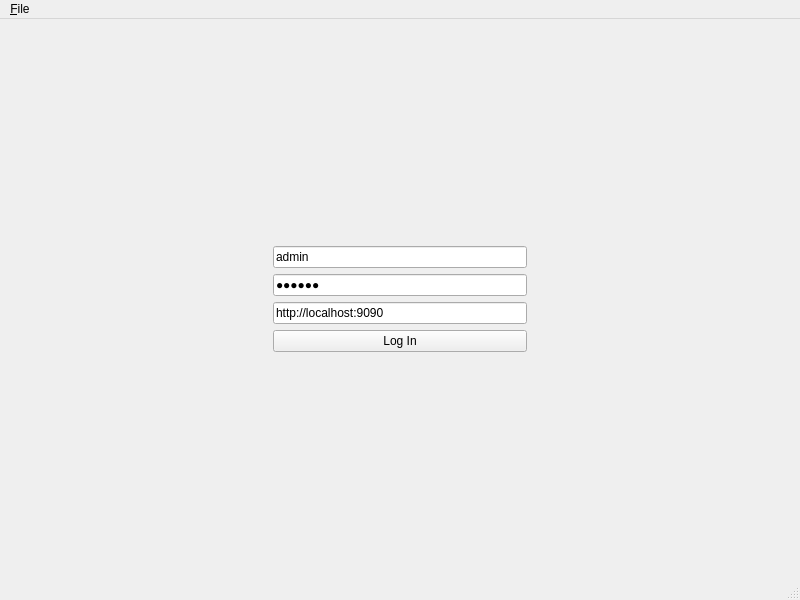
<?xml version="1.0" encoding="UTF-8"?>
<ui version="4.0">
 <class>MainWindow</class>
 <widget class="QMainWindow" name="MainWindow">
  <property name="geometry">
   <rect>
    <x>0</x>
    <y>0</y>
    <width>800</width>
    <height>600</height>
   </rect>
  </property>
  <property name="windowTitle">
   <string>MainWindow</string>
  </property>
  <widget class="QWidget" name="centralwidget">
   <layout class="QGridLayout" name="gridLayout">
    <item row="0" column="0">
     <widget class="QStackedWidget" name="stackedWidget">
      <property name="currentIndex">
       <number>1</number>
      </property>
      <widget class="QWidget" name="loggedIn">
       <layout class="QGridLayout" name="gridLayout_2">
        <item row="0" column="0">
         <widget class="QTabWidget" name="tabWidget">
          <property name="currentIndex">
           <number>1</number>
          </property>
          <widget class="QWidget" name="newEntry">
           <attribute name="title">
            <string>New Entry</string>
           </attribute>
          </widget>
          <widget class="QWidget" name="review">
           <attribute name="title">
            <string>Review</string>
           </attribute>
          </widget>
         </widget>
        </item>
       </layout>
      </widget>
      <widget class="QWidget" name="loggin">
       <layout class="QGridLayout" name="gridLayout_4">
        <item row="0" column="0">
         <layout class="QGridLayout" name="gridLayout_3">
          <item row="2" column="2">
           <spacer name="horizontalSpacer_2">
            <property name="orientation">
             <enum>Qt::Horizontal</enum>
            </property>
            <property name="sizeHint" stdset="0">
             <size>
              <width>40</width>
              <height>20</height>
             </size>
            </property>
           </spacer>
          </item>
          <item row="2" column="0">
           <spacer name="horizontalSpacer">
            <property name="orientation">
             <enum>Qt::Horizontal</enum>
            </property>
            <property name="sizeHint" stdset="0">
             <size>
              <width>40</width>
              <height>20</height>
             </size>
            </property>
           </spacer>
          </item>
          <item row="3" column="1">
           <widget class="QLineEdit" name="password">
            <property name="text">
             <string>avalon</string>
            </property>
            <property name="echoMode">
             <enum>QLineEdit::PasswordEchoOnEdit</enum>
            </property>
            <property name="dragEnabled">
             <bool>true</bool>
            </property>
            <property name="placeholderText">
             <string>Password</string>
            </property>
           </widget>
          </item>
          <item row="4" column="1">
           <widget class="QLineEdit" name="host">
            <property name="text">
             <string>http://localhost:9090</string>
            </property>
            <property name="dragEnabled">
             <bool>true</bool>
            </property>
            <property name="placeholderText">
             <string>http://localhost:5000</string>
            </property>
           </widget>
          </item>
          <item row="2" column="1">
           <widget class="QLineEdit" name="username">
            <property name="text">
             <string>admin</string>
            </property>
            <property name="dragEnabled">
             <bool>true</bool>
            </property>
            <property name="placeholderText">
             <string>Username</string>
            </property>
           </widget>
          </item>
          <item row="5" column="1">
           <widget class="QPushButton" name="loggin_btn">
            <property name="text">
             <string>Log In</string>
            </property>
           </widget>
          </item>
          <item row="0" column="1">
           <spacer name="verticalSpacer">
            <property name="orientation">
             <enum>Qt::Vertical</enum>
            </property>
            <property name="sizeHint" stdset="0">
             <size>
              <width>20</width>
              <height>40</height>
             </size>
            </property>
           </spacer>
          </item>
          <item row="6" column="1">
           <spacer name="verticalSpacer_3">
            <property name="orientation">
             <enum>Qt::Vertical</enum>
            </property>
            <property name="sizeHint" stdset="0">
             <size>
              <width>20</width>
              <height>40</height>
             </size>
            </property>
           </spacer>
          </item>
         </layout>
        </item>
       </layout>
      </widget>
     </widget>
    </item>
   </layout>
  </widget>
  <widget class="QMenuBar" name="menubar">
   <property name="geometry">
    <rect>
     <x>0</x>
     <y>0</y>
     <width>800</width>
     <height>32</height>
    </rect>
   </property>
   <widget class="QMenu" name="menu_File">
    <property name="title">
     <string>&amp;File</string>
    </property>
    <addaction name="actionExit"/>
    <addaction name="actionLogout"/>
   </widget>
   <addaction name="menu_File"/>
  </widget>
  <widget class="QStatusBar" name="statusbar"/>
  <action name="actionExit">
   <property name="text">
    <string>&amp;Exit</string>
   </property>
  </action>
  <action name="actionLogout">
   <property name="text">
    <string>&amp;Logout</string>
   </property>
  </action>
 </widget>
 <tabstops>
  <tabstop>username</tabstop>
  <tabstop>password</tabstop>
  <tabstop>host</tabstop>
  <tabstop>loggin_btn</tabstop>
  <tabstop>tabWidget</tabstop>
 </tabstops>
 <resources/>
 <connections/>
</ui>
